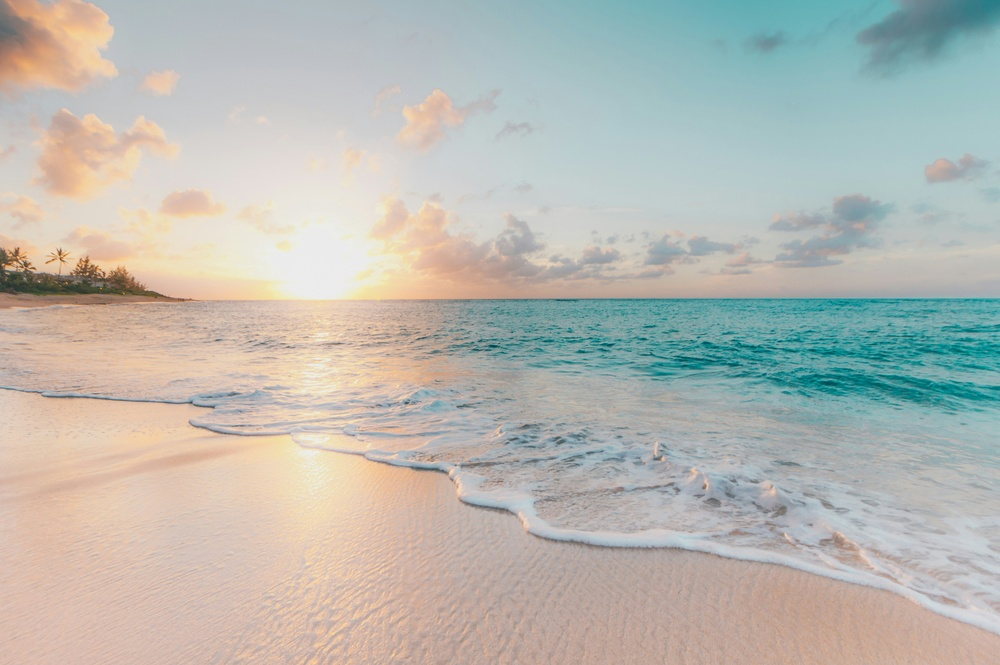
#> input picture dataset/sample.jpg, 1000 x 665 px, shrunk from 4621 x 3072 before the run
$ jupyter execute solution.ipynb
#> lines starting #> are read from the running program, lines starting #| are printed output that depends on the picture
Input the width in terms of pixel count and desired color of border from the user
For both binary and greyscale images

[cell 1]
import cv2
import numpy as np
img = cv2.imread('../dataset/sample.jpg',0) # 0 for grayscale/binary image
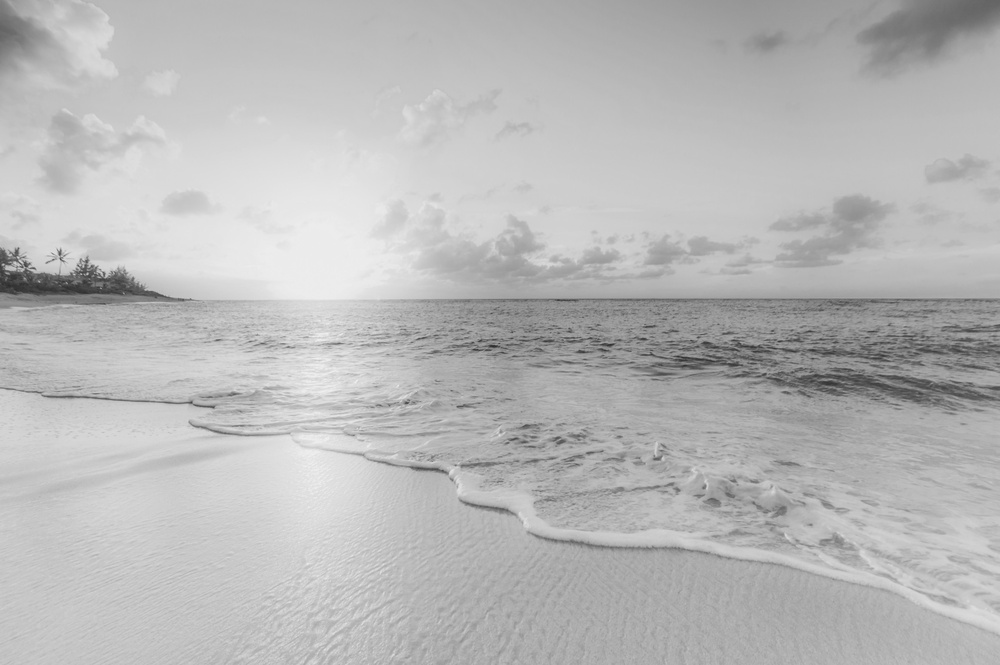
#> img: shape (665, 1000); min 43, max 241, mean 184.1

border = int(input("Enter the width of border : "))
#> the answer given: 100

color = int(input("Enter the color of border : "))
#> the answer given: 3

padded_img = cv2.copyMakeBorder(img,border,border,border,border,cv2.BORDER_CONSTANT,value=color)
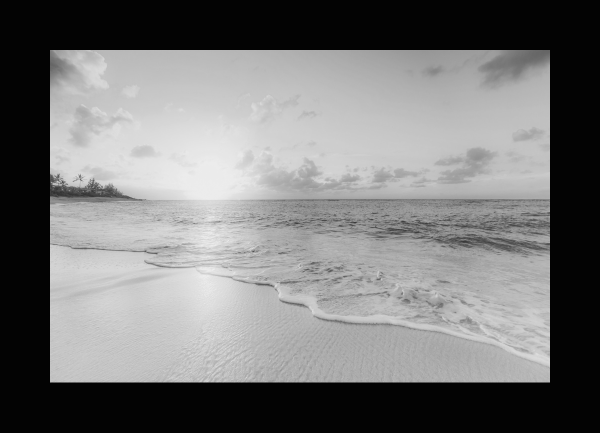
#> padded_img: shape (865, 1200) (shown at 1/2 size); min 3, max 241, mean 119

import matplotlib.pyplot as plt
plt.imshow(padded_img,cmap='gray')
plt.title('Padded Image')
plt.axis('off')
plt.show()

$ run again, with dataset/input-ref.png saved as dataset/sample.jpg
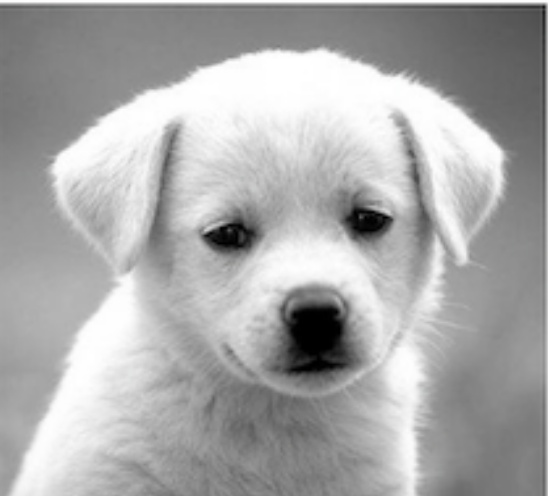
#> input picture dataset/input-ref.png, 548 x 496 px
#> `padded_img = cv2.copyMakeBorder(img,border,border,border,border,cv2.BO..`:
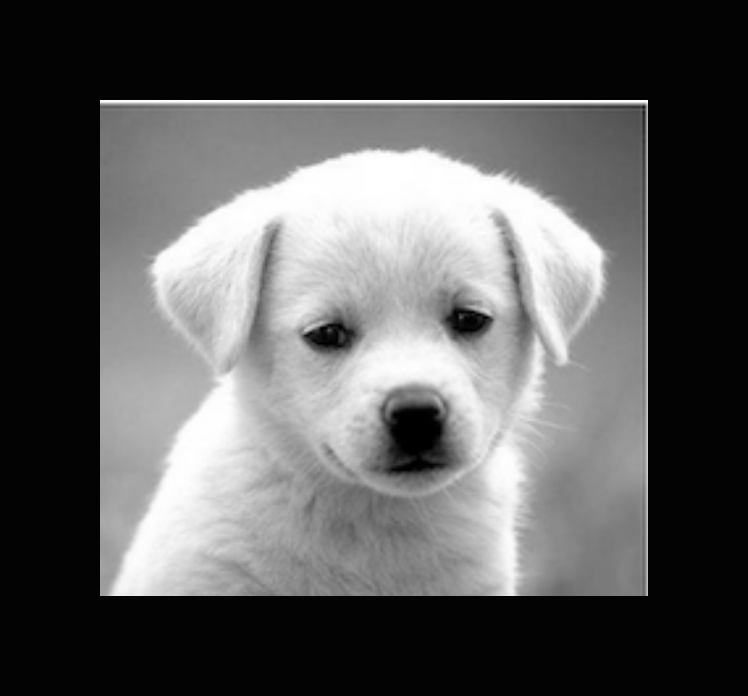
#> padded_img: shape (696, 748); min 0, max 255, mean 90.1
